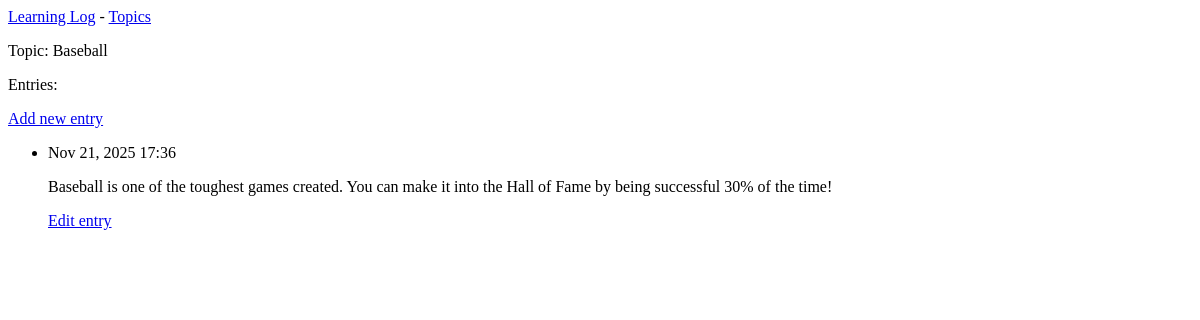
Before: /topics/3/ with the older database file.
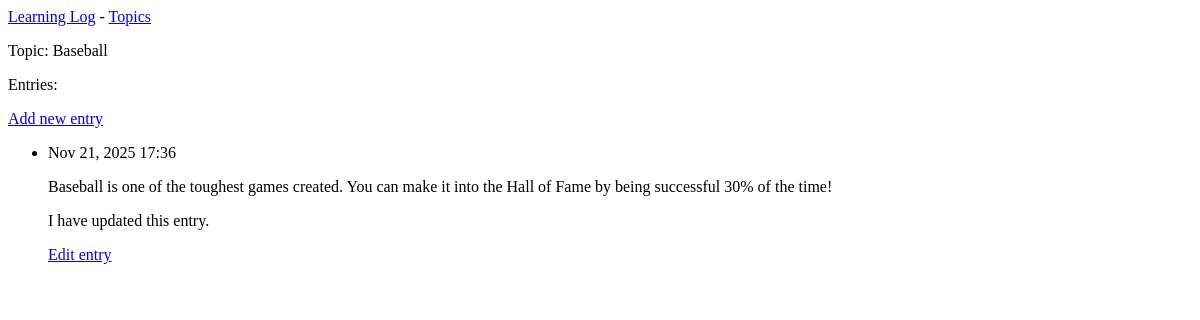
After: the same page with the newer database file.
### learning_logs/models.py (models this page shows, shortened)
class Topic(models.Model):
    text = models.CharField(max_length=200)
    date_added = models.DateTimeField(auto_now_add=True)

class Entry(models.Model):
    topic = models.ForeignKey(Topic, on_delete=models.CASCADE)
    text = models.TextField()
    date_added = models.DateTimeField(auto_now_add=True)
    class Meta:
        verbose_name_plural = 'entries'

### learning_logs/views.py (the view)
# urls.py: path('topics/<int:topic_id>/', views.topic, name='topic'),
def topic(request, topic_id):
    topic = Topic.objects.get(id=topic_id)
    entries = topic.entry_set.order_by('date_added')
    context = {'topic': topic, 'entries': entries}
    return render(request, 'learning_logs/topic.html', context)

### learning_logs/templates/learning_logs/topic.html
{% extends 'learning_logs/base.html' %}
{% block content %}
    <p>Topic: {{ topic.text }} </p>
    <p>Entries:</p>
    <p>
       <a href="{% url 'learning_logs:new_entry' topic.id %}">Add new entry</a>
    </p>
    <ul>
        {% for entry in entries %}
         <li>
             <p>{{ entry.date_added|date:'M d, Y H:i' }}</p>
             <p>{{ entry.text|linebreaks }}</p>
             <p>
                 <a href="{% url 'learning_logs:edit_entry' entry.id %}">
                     Edit entry</a></p>
         </li>
        {% empty %}
            <li>There are no entries for this topic yet.</li>
        {% endfor %}
    </ul>
{% endblock content %}

### learning_logs/templates/learning_logs/base.html
<p>
    <a href="{% url 'learning_logs:index' %}">Learning Log</a> -
    <a href="{% url 'learning_logs:topics' %}">Topics</a>
</p>
{% block content %}{% endblock content %}

Changed rows visible on the page:
changed Entry: text "Baseball is one of the toughest games created. You can make it into the Hall of Fame by being successful 30% of the time!" → "Baseball is one of the toughest games created. You can make it into the Hall of Fame by being successful 30% of the time! I have updated this entry."
